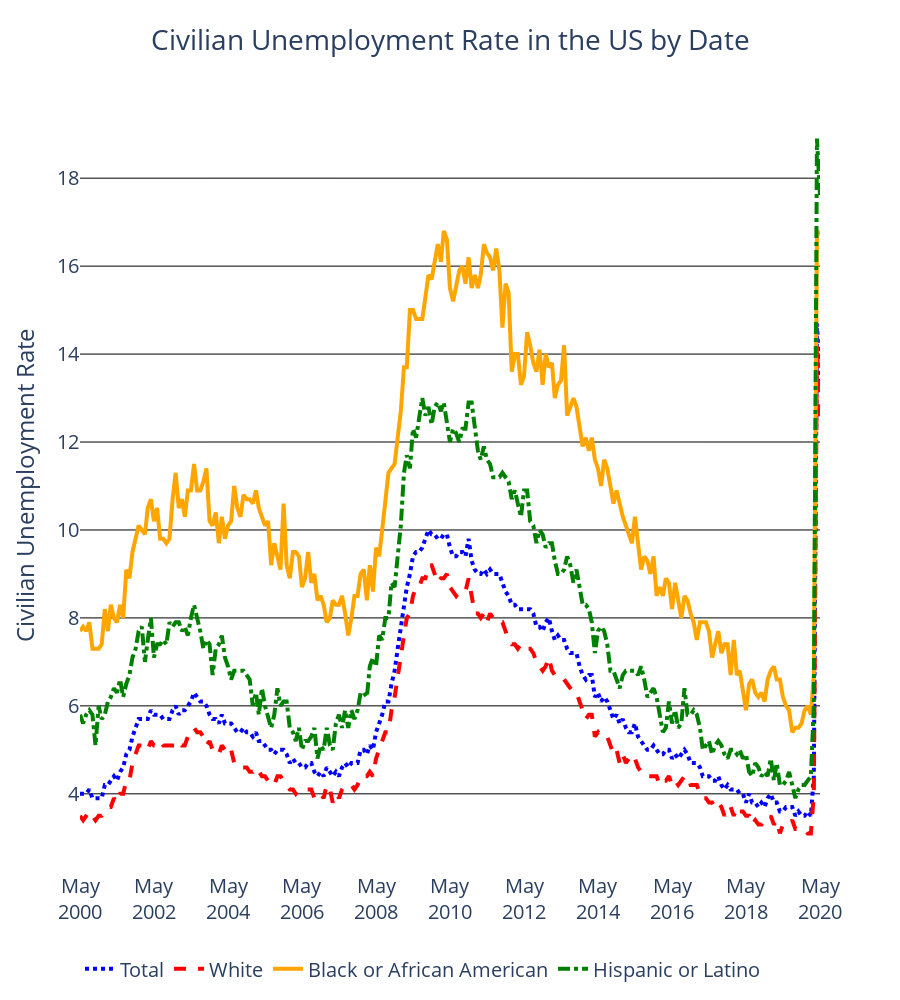

Write notebook code for a chart like this one.
### Code cell
# Plot New Cases 
fig = go.Figure()
fig.add_trace(go.Scatter(x=UnemploymentData.Date,y=UnemploymentData['Total'], name='Total',
             line=dict(color='blue', width=4, dash='dot')))
fig.add_trace(go.Scatter(x=UnemploymentData.Date,y=UnemploymentData['White'], name='White',
             line=dict(color='red', width=4, dash='dash')))
fig.add_trace(go.Scatter(x=UnemploymentData.Date,y=UnemploymentData['Black or African American'], name='Black or African American',
             line=dict(color='orange', width=4, dash='solid')))
fig.add_trace(go.Scatter(x=UnemploymentData.Date,y=UnemploymentData['Hispanic or Latino'], name='Hispanic or Latino',
             line=dict(color='green', width=4, dash='dashdot')))

# Plot layout settings
fig.update_layout(
        title='Civilian Unemployment Rate in the US by Date',
        title_x=0.5,
        xaxis_title = "",
        yaxis_title = 'Civilian Unemployment Rate',
        xaxis_tick0 = UnemploymentData['Date'][0], 
        xaxis_dtick="M24",
        xaxis_tickformat = '%B<br>%Y',
        font = dict(size = 20),
#         yaxis=dict(range=[0, 20.5]),
        height=1000,
        paper_bgcolor='rgba(0,0,0,0)',
        plot_bgcolor='rgba(0,0,0,0)',
        legend_orientation="h",
#         legend=dict(x=0.05,y=1.05),
#         bargap=0.01, # gap between bars of adjacent location coordinates.
#         bargroupgap=0, # gap between bars of the same location coordinate.
#         margin=dict(r=10)
        )

# gridlines on, number format to digits
fig.update_yaxes(showgrid = True, gridcolor='black', tickformat = "digit")

fig.write_image("../Images_Plotly/Unemployment.png",width=1200, height=1000, scale=2)

fig.show()

### Figure 1 — Plotly figure (JSON) as saved in the notebook; plotly's stock layout.template omitted (floating-point values rounded to 4 significant figures; data arrays with more than 128 entries replaced by an {"elided": "..."} marker saying what was removed)
{"data": [{"line": {"color": "blue", "dash": "dot", "width": 4}, "name": "Total", "type": "scatter", "x": {"elided": "241 str values"}, "y": {"elided": "241 float values"}}, {"line": {"color": "red", "dash": "dash", "width": 4}, "name": "White", "type": "scatter", "x": {"elided": "241 str values"}, "y": {"elided": "241 float values"}}, {"line": {"color": "orange", "dash": "solid", "width": 4}, "name": "Black or African American", "type": "scatter", "x": {"elided": "241 str values"}, "y": {"elided": "241 float values"}}, {"line": {"color": "green", "dash": "dashdot", "width": 4}, "name": "Hispanic or Latino", "type": "scatter", "x": {"elided": "241 str values"}, "y": {"elided": "241 float values"}}], "layout": {"font": {"size": 20}, "height": 1000, "legend": {"orientation": "h"}, "paper_bgcolor": "rgba(0,0,0,0)", "plot_bgcolor": "rgba(0,0,0,0)", "title": {"text": "Civilian Unemployment Rate in the US by Date", "x": 0.5}, "xaxis": {"dtick": "M24", "tick0": "2000-05-01", "tickformat": "%B<br>%Y", "title": {"text": ""}}, "yaxis": {"gridcolor": "black", "showgrid": true, "tickformat": "digit", "title": {"text": "Civilian Unemployment Rate"}}}}
